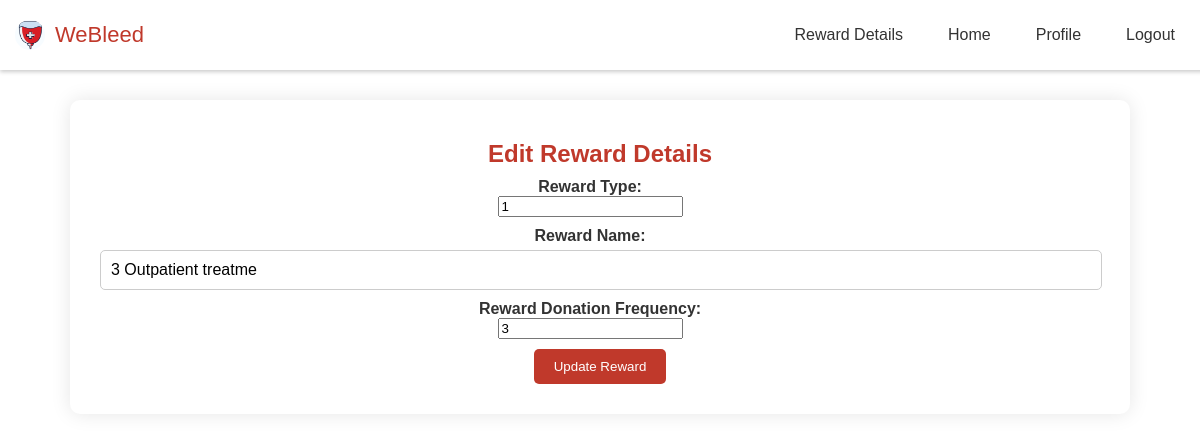
Before: /reward_edit.php?rewardID=6001 with the older database file.
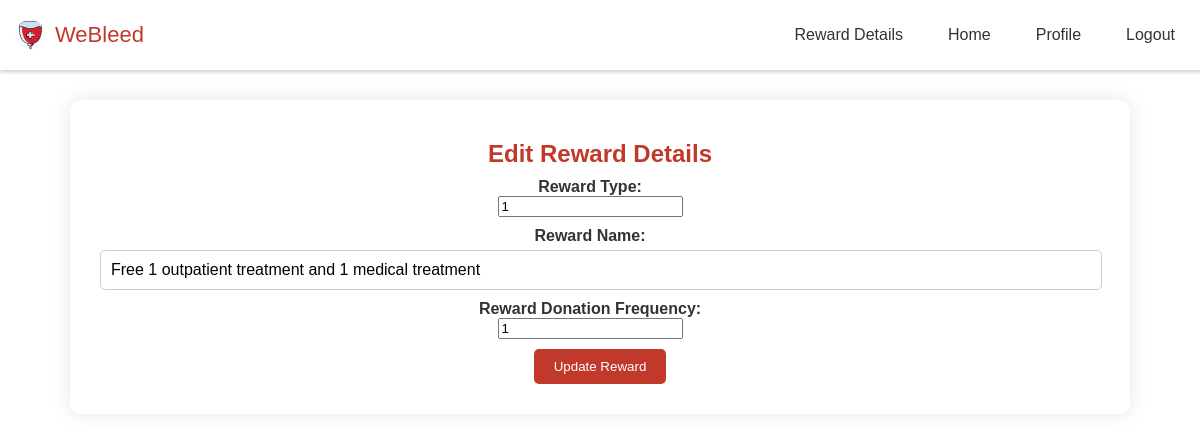
After: the same page with the newer database file.
### tables this page shows
CREATE TABLE `reward` (
  `rewardID` int(4) NOT NULL,
  `rewardType` int(1) NOT NULL,
  `rewardName` varchar(200) NOT NULL,
  `rewardDonFrequency` int(1) NOT NULL
);

### reward_edit.php (the view, shortened to what this page needs)
<?php
include('connection.php');
$rewardID = mysqli_real_escape_string($condb, $_GET['rewardID']);
$query = "SELECT * FROM reward WHERE rewardID='$rewardID'";
$result = mysqli_query($condb, $query);
$reward = mysqli_fetch_assoc($result);
?>
<!DOCTYPE html>
<html lang="en">
<head>
    <link rel="stylesheet" href="style.css">
</head>
<body>
    <nav class="navbar">
        <div class="logo_item">
            <img src="logo.jpg" alt="Company Logo">
            <span>WeBleed</span>
        </div>
        <div class="navbar_content">
            <ul>
                <li><a href="view_reward.php">Reward Details</a></li>
                <li><a href="home_admin.php">Home</a></li>
                <li><a href="admin_profile.php">Profile</a></li>
                <li><a href="logout.php">Logout</a></li>
            </ul>
        </div>
    </nav>
    <div class="details-section">
        <h2>Edit Reward Details</h2>
        <form action="" method="POST">
            <div class="form-group">
                <label for="rewardType">Reward Type:</label>
                <input type="number" id="rewardType" name="rewardType" value="<?php echo $reward['rewardType']; ?>" required>
            </div>
            <div class="form-group">
                <label for="rewardName">Reward Name:</label>
                <input type="text" id="rewardName" name="rewardName" value="<?php echo $reward['rewardName']; ?>" required>
            </div>
            <div class="form-group">
                <label for="rewardDonFrequency">Reward Donation Frequency:</label>
                <input type="number" id="rewardDonFrequency" name="rewardDonFrequency" value="<?php echo $reward['rewardDonFrequency']; ?>" required>
            </div>
            <button type="submit">Update Reward</button>
        </form>
    </div>
</body>
</html>

Changed rows visible on the page:
changed reward: rewardName "3 Outpatient treatme" → "Free 1 outpatient treatment and 1 medical treatment"; rewardDonFrequency "3" → "1"
